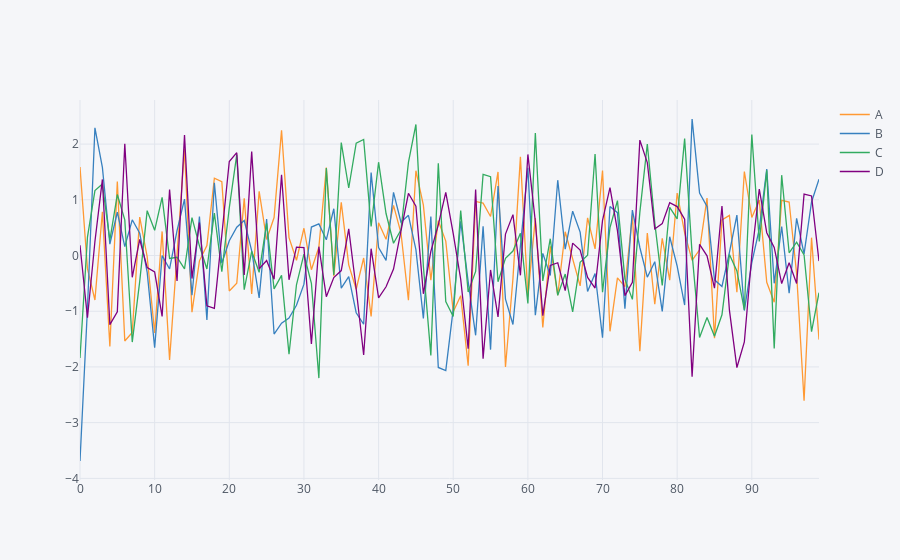

The code cell stored with this chart in its notebook:
### Code cell
df4.iplot() #to use matplotlib we use df4.plot(). iplot() comes from plotly for interactive plots and is very useful
